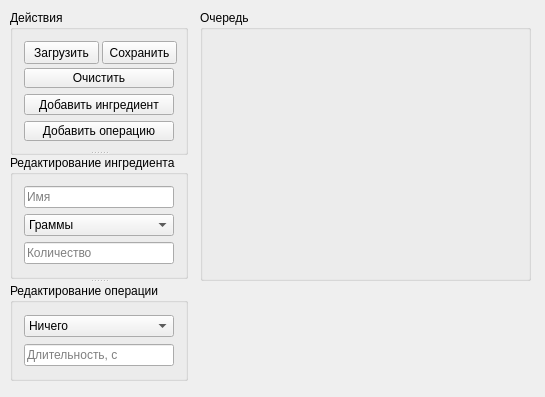
<?xml version="1.0" encoding="UTF-8"?>
<ui version="4.0">
 <class>QtGu_CookRobotClass</class>
 <widget class="QMainWindow" name="QtGu_CookRobotClass">
  <property name="geometry">
   <rect>
    <x>0</x>
    <y>0</y>
    <width>545</width>
    <height>397</height>
   </rect>
  </property>
  <property name="minimumSize">
   <size>
    <width>545</width>
    <height>397</height>
   </size>
  </property>
  <property name="windowTitle">
   <string>QtGu_CookRobot</string>
  </property>
  <widget class="QWidget" name="centralWidget">
   <widget class="QGroupBox" name="groupBox_queue">
    <property name="geometry">
     <rect>
      <x>200</x>
      <y>10</y>
      <width>331</width>
      <height>271</height>
     </rect>
    </property>
    <property name="minimumSize">
     <size>
      <width>204</width>
      <height>0</height>
     </size>
    </property>
    <property name="autoFillBackground">
     <bool>false</bool>
    </property>
    <property name="title">
     <string>Очередь</string>
    </property>
   </widget>
   <widget class="QSplitter" name="splitter">
    <property name="geometry">
     <rect>
      <x>10</x>
      <y>10</y>
      <width>178</width>
      <height>371</height>
     </rect>
    </property>
    <property name="minimumSize">
     <size>
      <width>178</width>
      <height>371</height>
     </size>
    </property>
    <property name="orientation">
     <enum>Qt::Vertical</enum>
    </property>
    <widget class="QGroupBox" name="groupBox_controls">
     <property name="minimumSize">
      <size>
       <width>178</width>
       <height>145</height>
      </size>
     </property>
     <property name="title">
      <string>Действия</string>
     </property>
     <layout class="QVBoxLayout" name="verticalLayout_3">
      <item>
       <layout class="QHBoxLayout" name="horizontalLayout">
        <item>
         <widget class="QPushButton" name="pushButton_load">
          <property name="minimumSize">
           <size>
            <width>75</width>
            <height>23</height>
           </size>
          </property>
          <property name="text">
           <string>Загрузить</string>
          </property>
         </widget>
        </item>
        <item>
         <widget class="QPushButton" name="pushButton_dump">
          <property name="minimumSize">
           <size>
            <width>75</width>
            <height>23</height>
           </size>
          </property>
          <property name="text">
           <string>Сохранить</string>
          </property>
         </widget>
        </item>
       </layout>
      </item>
      <item>
       <widget class="QPushButton" name="pushButton_clear">
        <property name="text">
         <string>Очистить</string>
        </property>
       </widget>
      </item>
      <item>
       <widget class="QPushButton" name="pushButton_addIngredient">
        <property name="text">
         <string>Добавить ингредиент</string>
        </property>
       </widget>
      </item>
      <item>
       <widget class="QPushButton" name="pushButton_addOperation">
        <property name="text">
         <string>Добавить операцию</string>
        </property>
       </widget>
      </item>
     </layout>
    </widget>
    <widget class="QGroupBox" name="groupBox_ingredient">
     <property name="minimumSize">
      <size>
       <width>174</width>
       <height>124</height>
      </size>
     </property>
     <property name="title">
      <string>Редактирование ингредиента</string>
     </property>
     <layout class="QVBoxLayout" name="verticalLayout_5">
      <item>
       <widget class="QLineEdit" name="lineEdit_ingredientName">
        <property name="placeholderText">
         <string>Имя</string>
        </property>
       </widget>
      </item>
      <item>
       <widget class="QComboBox" name="comboBox_ingredientMeasure">
        <item>
         <property name="text">
          <string>Граммы</string>
         </property>
        </item>
        <item>
         <property name="text">
          <string>Миллилитры</string>
         </property>
        </item>
        <item>
         <property name="text">
          <string>Штуки</string>
         </property>
        </item>
       </widget>
      </item>
      <item>
       <widget class="QLineEdit" name="lineEdit_ingredientCount">
        <property name="placeholderText">
         <string>Количество</string>
        </property>
       </widget>
      </item>
     </layout>
    </widget>
    <widget class="QGroupBox" name="groupBox_operation">
     <property name="sizePolicy">
      <sizepolicy hsizetype="Preferred" vsizetype="Preferred">
       <horstretch>0</horstretch>
       <verstretch>0</verstretch>
      </sizepolicy>
     </property>
     <property name="minimumSize">
      <size>
       <width>161</width>
       <height>98</height>
      </size>
     </property>
     <property name="title">
      <string>Редактирование операции</string>
     </property>
     <property name="flat">
      <bool>false</bool>
     </property>
     <property name="checkable">
      <bool>false</bool>
     </property>
     <layout class="QVBoxLayout" name="verticalLayout_2">
      <item>
       <widget class="QComboBox" name="comboBox_operationType">
        <item>
         <property name="text">
          <string>Ничего</string>
         </property>
        </item>
        <item>
         <property name="text">
          <string>Нарубить</string>
         </property>
        </item>
        <item>
         <property name="text">
          <string>Упаковать</string>
         </property>
        </item>
        <item>
         <property name="text">
          <string>Жарить</string>
         </property>
        </item>
        <item>
         <property name="text">
          <string>Положить</string>
         </property>
        </item>
        <item>
         <property name="text">
          <string>Варить</string>
         </property>
        </item>
       </widget>
      </item>
      <item>
       <widget class="QLineEdit" name="lineEdit_operationDuration">
        <property name="placeholderText">
         <string>Длительность, с</string>
        </property>
       </widget>
      </item>
     </layout>
    </widget>
   </widget>
  </widget>
 </widget>
 <layoutdefault spacing="6" margin="11"/>
 <resources>
  <include location="QtGu_CookRobot.qrc"/>
 </resources>
 <connections/>
</ui>
